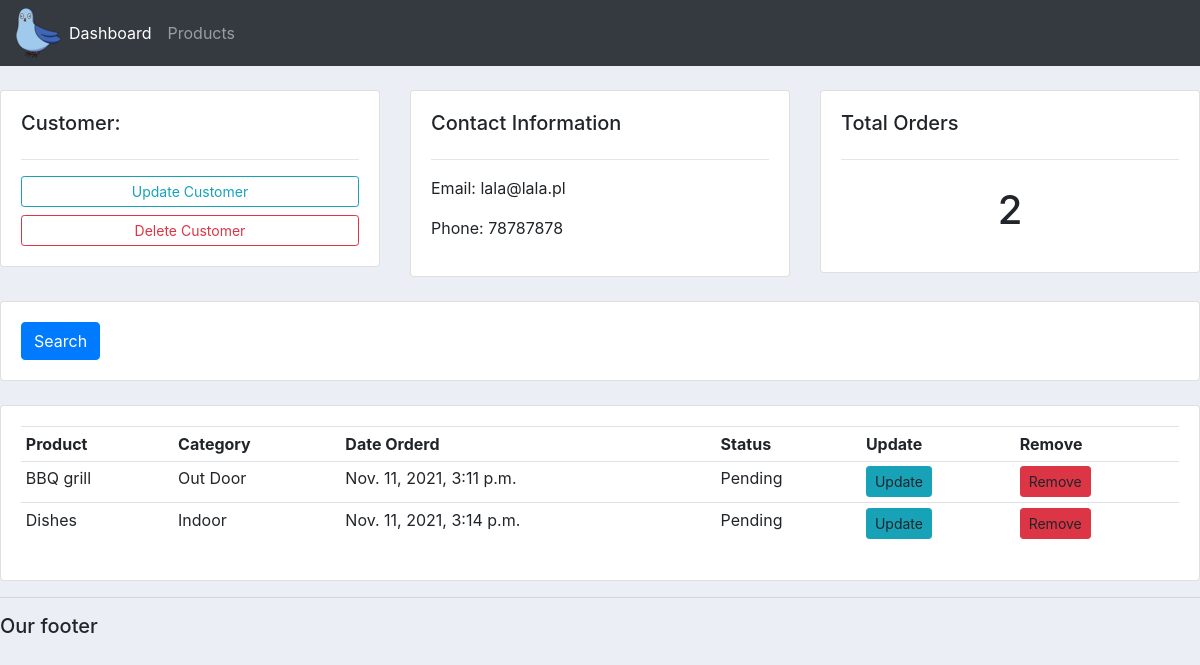
The page /customer/2 on the database its author committed.
### accounts/models.py (models this page shows, shortened)
class Customer(models.Model):
	name = models.CharField(max_length=200, null=True)
	phone = models.CharField(max_length=200, null=True)
	email = models.CharField(max_length=200, null=True)
	date_created = models.DateTimeField(auto_now_add=True, null=True)

class Order(models.Model):
	STATUS = (
			('Pending', 'Pending'),
			('Out for delivery', 'Out for delivery'),
			('Delivered', 'Delivered'),
			)
	customer = models.ForeignKey(Customer, null=True, on_delete=models.SET_NULL) #w nawiasach piszemy jaki model ma być "rodzicem" tego modelu tutaj. on_delete oznacza, ze za kazdym razem jak usuniemy customera z bazy danych, to wtedy to konkretne pole bedzie po prostu nullem
	product = models.ForeignKey(Product, null=True, on_delete=models.SET_NULL)
	date_created = models.DateTimeField(auto_now_add=True, null=True)
	status = models.CharField(max_length=200, null=True, choices=STATUS)

class Product(models.Model):
	CATEGORY = (
			('Indoor', 'Indoor'),
			('Out Door', 'Out Door'),
			)
	name = models.CharField(max_length=200, null=True)
	price = models.FloatField(null=True)
	category = models.CharField(max_length=200, null=True, choices=CATEGORY)
	description = models.CharField(max_length=200, null=True, blank=True) #blank czyli nie trzeba bedzie podawac opisu zeby wszystko dzialalo
	date_created = models.DateTimeField(auto_now_add=True, null=True)
	tags = models.ManyToManyField(Tag)
	def __str__(self):
		return self.name

### accounts/views.py (the view)
# urls.py: path('customer/<str:pk_test>', views.customer, name="customer"),
def customer(request, pk_test):
    customer = Customer.objects.get(id=pk_test)
    orders = customer.order_set.all() #orders_set.all() zbiera wszystkei ordery i je przypisuje
    order_count = orders.count()
    context = {'customer':customer, 'orders':orders, 'order_count':order_count}
    return render(request, 'accounts/customer.html', context)

### accounts/templates/accounts/customer.html
{%  extends 'accounts/main.html' %}
{% block content %}
	<br>
<div class="row">
	<div class="col-md">
		<div class="card card-body">
			<h5>Customer:</h5>
			<hr>
			<a class="btn btn-outline-info  btn-sm btn-block" href="">Update Customer</a>
			<a class="btn btn-outline-danger  btn-sm btn-block" href="">Delete Customer</a>
		</div>
	</div>
	<div class="col-md">
		<div class="card card-body">
			<h5>Contact Information</h5>
			<hr>
			<p>Email: {{customer.email}}</p>
			<p>Phone: {{customer.phone}}</p>
		</div>
	</div>
	<div class="col-md">
		<div class="card card-body">
			<h5>Total Orders</h5>
			<hr>
			<h1 style="text-align: center;padding: 10px">{{order_count}}</h1>
		</div>
	</div>
</div>
<br>
<div class="row">
	<div class="col">
		<div class="card card-body">
			<form method="get">
		    <button class="btn btn-primary" type="submit">Search</button>
		  </form>
		</div>
	</div>
</div>
<br>
<div class="row">
	<div class="col-md">
		<div class="card card-body">
			<table class="table table-sm">
				<tr>
					<th>Product</th>
					<th>Category</th>
					<th>Date Orderd</th>
					<th>Status</th>
					<th>Update</th>
					<th>Remove</th>
				</tr>
				{% for order in orders %}
				<tr>
					<td>{{order.product}}</td>
					<td>{{order.product.category}}</td>
					<td>{{order.product.date_created}}</td>
					<td>{{order.status}}</td>
					<td><a class="btn btn-sm btn-info">Update</a></td>
					<td><a class="btn btn-sm btn-danger">Remove</a></td>
				</tr>
				{% endfor %}
			</table>
		</div>
	</div>
</div>
{% endblock %}

### static/css/main.css (style rules this page uses)
body { background-color: #ebeff5; }

### rows shown on the page
Customer: email "lala@lala.pl", phone "78787878"
Order: product "BBQ grill", product.category "Out Door", product.date_created "Nov. 11, 2021, 3:11 p.m.", status "Pending"
Order: product "Dishes", product.category "Indoor", product.date_created "Nov. 11, 2021, 3:14 p.m.", status "Pending"

### other values the page prints
{{ order_count }} "2"
